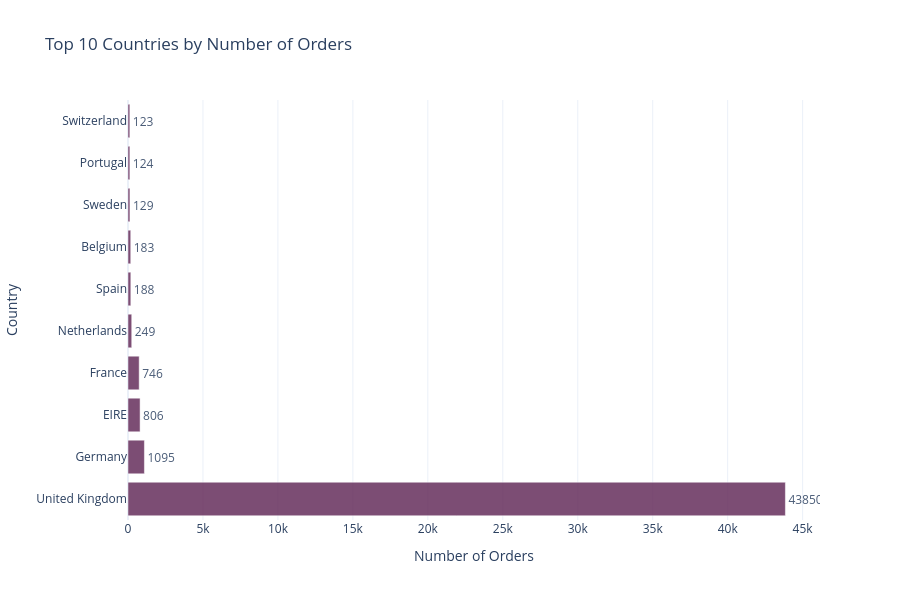

The code cell stored with this chart in its notebook:
### Code cell
fig = px.bar(
    co_In,
    x="count",
    y="Country",
    orientation="h",
    text="count",
    title="Top 10 Countries by Number of Orders"
)

fig.update_traces(
    textposition="outside",
    marker_color="#662E5C",
    opacity=0.85
)

fig.update_layout(
    xaxis_title="Number of Orders",
    yaxis_title="Country",
    height=600,
    template="plotly_white"
)



fig.show()

### Figure 1 — Plotly figure (JSON) as saved in the notebook; plotly's stock layout.template omitted (floating-point values rounded to 4 significant figures)
{"data": [{"hovertemplate": "count=%{text}<br>Country=%{y}<extra></extra>", "legendgroup": "", "marker": {"color": "#662E5C", "pattern": {"shape": ""}}, "name": "", "opacity": 0.85, "orientation": "h", "showlegend": false, "text": [43850.0, 1095.0, 806.0, 746.0, 249.0, 188.0, 183.0, 129.0, 124.0, 123.0], "textposition": "outside", "type": "bar", "x": [43850, 1095, 806, 746, 249, 188, 183, 129, 124, 123], "xaxis": "x", "y": ["United Kingdom", "Germany", "EIRE", "France", "Netherlands", "Spain", "Belgium", "Sweden", "Portugal", "Switzerland"], "yaxis": "y"}], "layout": {"barmode": "relative", "height": 600, "legend": {"tracegroupgap": 0}, "title": {"text": "Top 10 Countries by Number of Orders"}, "xaxis": {"anchor": "y", "domain": [0, 1], "title": {"text": "Number of Orders"}}, "yaxis": {"anchor": "x", "domain": [0, 1], "title": {"text": "Country"}}}}
